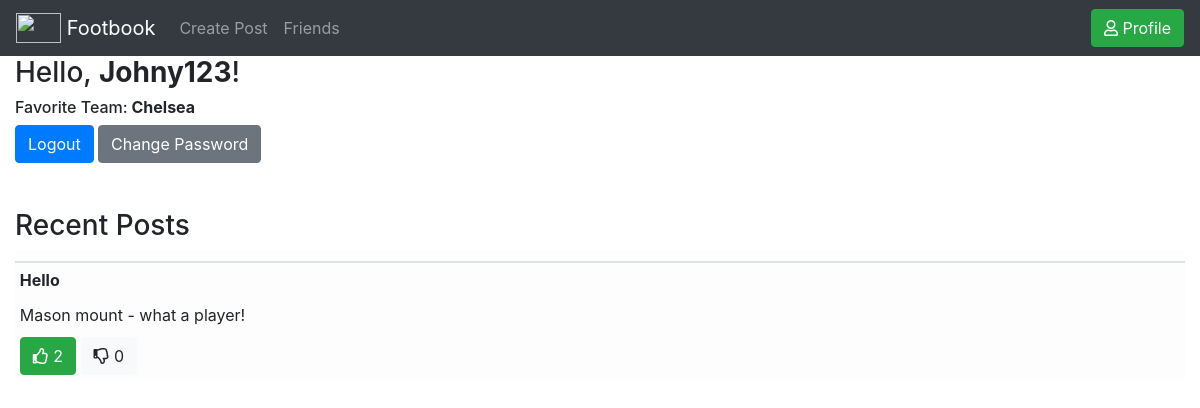
The page /profile (signed in) on the database its author committed.
### app/models.py (models this page shows)
class User(UserMixin, db.Model):
    id = db.Column(db.Integer, primary_key=True) # primary keys are required by SQLAlchemy
    email = db.Column(db.String(100), unique=True, nullable=False)
    username = db.Column(db.String(1000), unique=True, nullable=False)
    password = db.Column(db.String(100), nullable=False)
    team = db.Column(db.String(1000), nullable=False)
    posts = db.relationship('Post', backref='user', lazy='joined')
    friends =  db.relationship(
                    'User',secondary=Friends,
                    primaryjoin=Friends.c.user_id1==id,
                    secondaryjoin=Friends.c.user_id2==id)

class Post(db.Model):
    id = db.Column(db.Integer, primary_key=True) #primary key
    title = db.Column(db.String(200), nullable=False) #string max char length 200
    description = db.Column(db.String(1000), nullable=False) #string max char length 1000
    likes = db.relationship('User', secondary=Likes, backref='liked')
    dislikes = db.relationship('User', secondary=Dislikes, backref='disliked')
    user_id = db.Column(db.Integer, db.ForeignKey('user.id'),nullable=False)

### app/views.py (the view, shortened to what this page needs)
@app.route('/profile', methods=['GET', 'POST'])
@login_required
def profile():
    posts = models.Post.query.filter_by(user=current_user)
    return render_template('profile.html', username=current_user.username, posts=posts)

### app/__init__.py (called while the page is built)
@login_manager.user_loader
def load_user(user_id):
    return User.query.get(int(user_id))

### app/templates/profile.html
{% extends "base.html" %}
{% block content %}
<h3 class="title">
  Hello, <b>{{ username }}</b>!
</h3>
<h6>Favorite Team:<b> {{ current_user.team }}</b><h6>
<form action="" method="post" name="logout">
    <input type="submit" class="btn btn-primary" value="Logout" name = "l">
    <input type="submit" class="btn btn-secondary" value="Change Password" name = "c">
</form>
<br></br>
<h3>Recent Posts</h3>
<table class = "table table-sm">
    {% for post in posts %}
    <thead class = "table-light">
        <th></th>
        <tr>
            <td><b>{{post.title}}</b></td>
        </tr>
        <tr>
            <td>{{post.description}}</td>
        </tr>
        <tr>
            <td>
                {% if post not in current_user.liked %}
                <button class="btn btn-light" name="like" value={{post.id}} id=like{{post.id}}><i class="far fa-thumbs-up"></i> {{(post.likes| length)}} </button>
                {% else %}
                <button class="btn btn-success" name="like" value={{post.id}} id=like{{post.id}}><i class="far fa-thumbs-up"></i> {{(post.likes| length)}} </button>
                {% endif %}
                {% if post not in current_user.disliked %}
                <button class="btn btn-light" name="dislike" value={{post.id}} id=dislike{{post.id}}><i class="far fa-thumbs-down"></i> {{(post.dislikes| length)}} </button>
                {% else %}
                <button class="btn btn-danger" name="dislike" value={{post.id}} id=dislike{{post.id}}><i class="far fa-thumbs-down"></i> {{(post.dislikes| length)}} </button>
                {% endif %}
            </td>
        </tr>
    </thead>
    {% endfor %}
    </table>
    {% endblock %}

### rows shown on the page
User: username "Johny123", team "Chelsea"
Post: title "Hello", description "Mason mount - what a player!", {{ post.id }} 1 (drawn), likes "2", dislikes "0"
